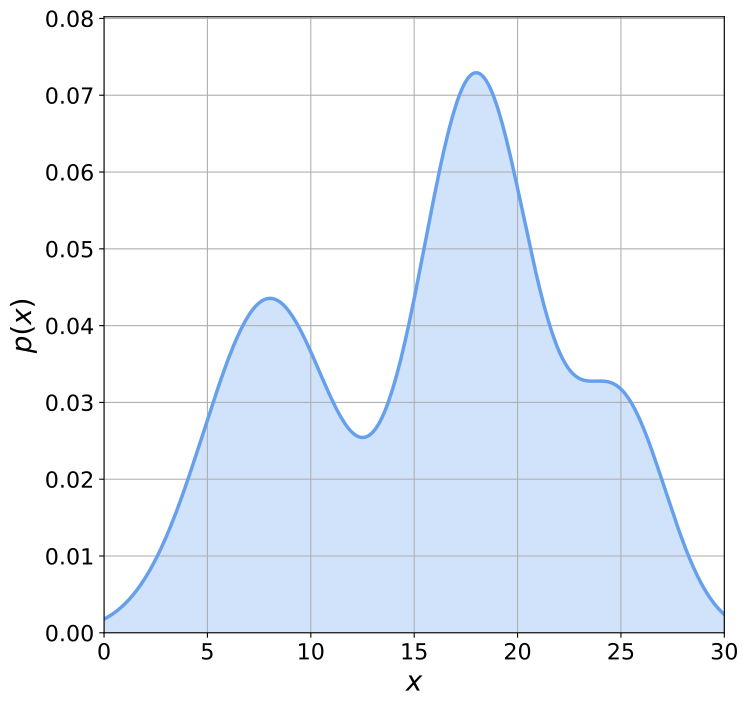

The script that saved this image:
import numpy as np
import matplotlib.pyplot as plt

# Create a wonky/irregular distribution (multimodal with different peaks)
x = np.linspace(0, 30, 300)

# Create a custom wonky distribution using a mix of distributions
prob = (0.3 * np.exp(-((x - 8)**2) / 20) +  # First peak
        0.5 * np.exp(-((x - 18)**2) / 15) +  # Second peak (taller)
        0.2 * np.exp(-((x - 25)**2) / 10))   # Third peak (smaller)

# Normalize to make it a proper probability distribution
prob = prob / np.trapz(prob, x)

# Plot the distribution
plt.figure(figsize=(8, 8))
plt.plot(x, prob, color='#66a0ed', linewidth=2.5)
plt.fill_between(x, prob, alpha=0.3, color='#66a0ed')

# Add labels
plt.xlabel('$x$', fontsize=20)
plt.ylabel('$p(x)$', fontsize=20)
plt.grid(True)
plt.tick_params(axis='both', labelsize=16)
plt.ylim(0, max(prob) * 1.1)
plt.xlim(0, 30)
plt.savefig('distribution_example.pdf', dpi=300, bbox_inches='tight')
plt.show()
